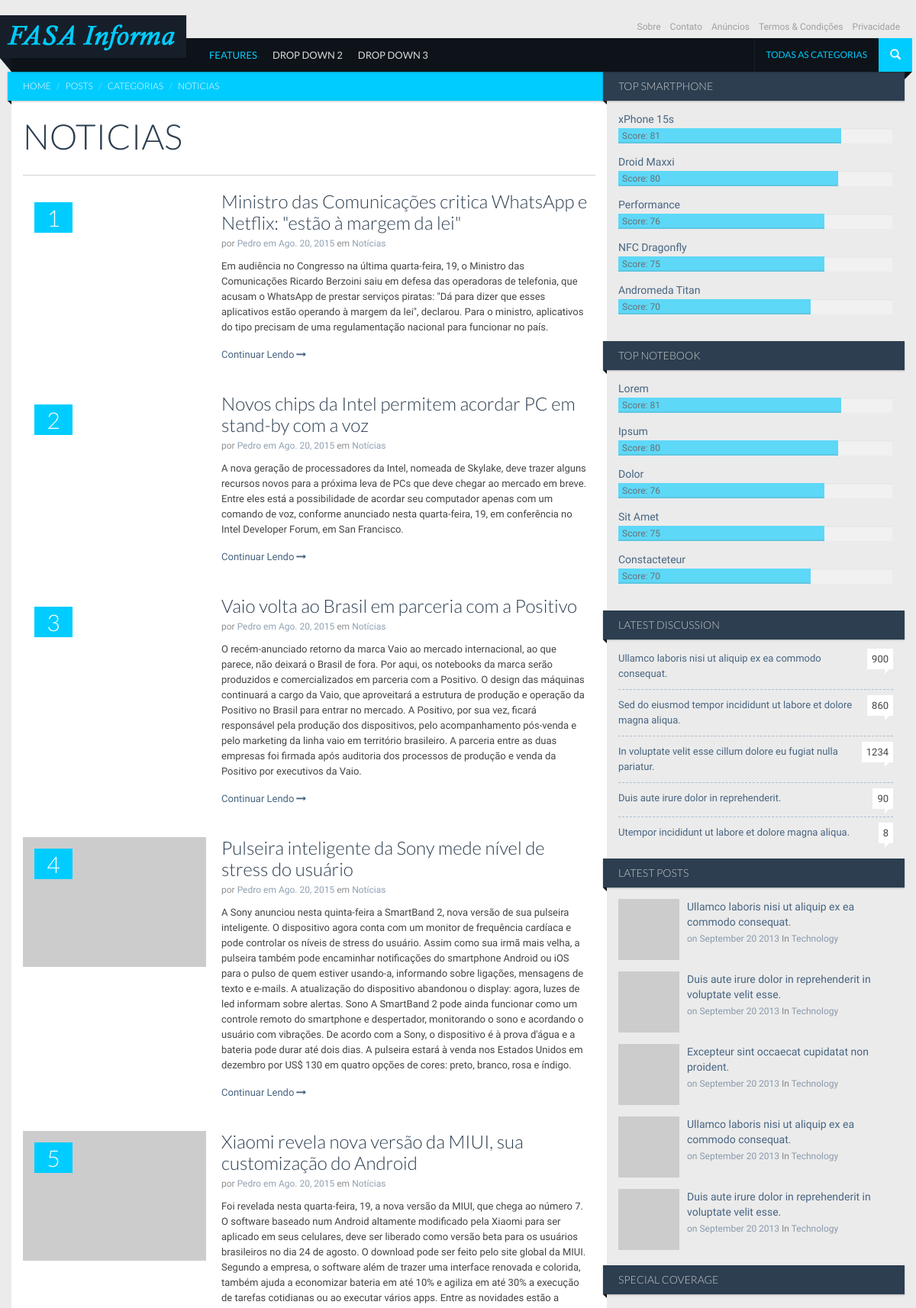
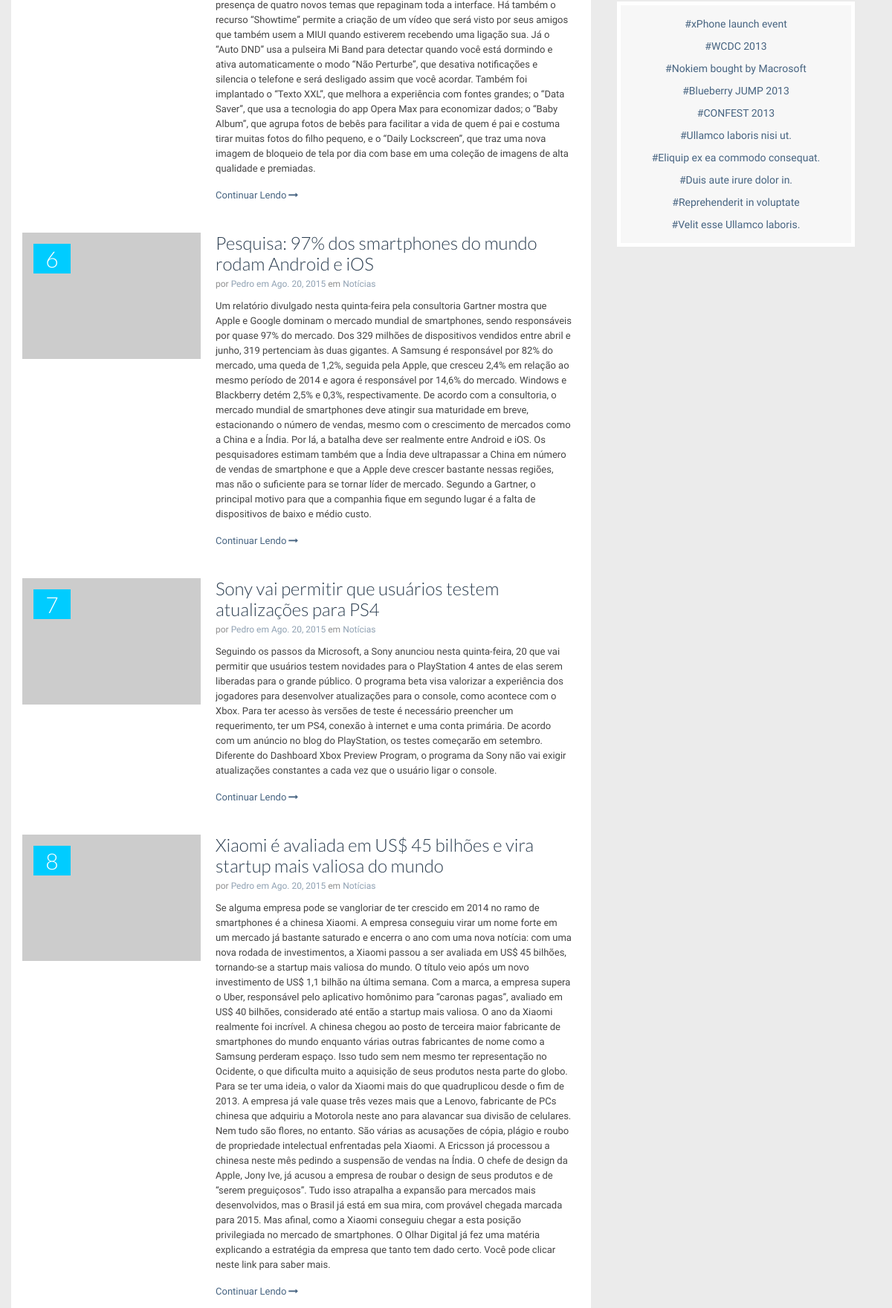
Page /posts/category/noticias/ (upper part) on the committed database (2 pictures, top to bottom).
### posts/models.py (models this page shows, shortened)
class Categories(models.Model):
	name  = models.SlugField(blank=True)
	label = models.CharField(max_length=50)
	def __str__(self):
		return self.label

class Posts(models.Model):
	title 	           = models.CharField(max_length=100, null=False, blank=False)
	image_link         = models.CharField(max_length=200)
	short_description  = models.TextField(max_length=10000)
	content            = RichTextField()
	author             = models.ForeignKey(User)
	tags               = models.ManyToManyField('Tags')
	category           = models.ForeignKey('Categories')
	pub_date           = models.DateField()
	pub_hour           = models.TimeField()
	is_active          = models.BooleanField(default=True)
	slug               = models.SlugField(blank=True)

### posts/views.py (the view)
# urls.py: url(r'^category/([\w-]+)/$', PostsCategoryList.as_view(), name='posts_category_list'),
class PostsCategoryList(ListView):
	template_name = 'posts/posts_category_list.html'
	context_object_name = 'posts'
	def get_queryset(self):
		self.category = get_object_or_404(Categories, name=self.args[0])
		return Posts.objects.filter(category=self.category)
	def get_context_data(self, **kwargs):
	    context = super(PostsCategoryList, self).get_context_data(**kwargs)
	    self.category = get_object_or_404(Categories, name=self.args[0])
	    context['category'] = self.category
	    return context

### posts/templates/posts/posts_category_list.html (shortened to what this page needs)
{% extends "homesite/base.html" %}
	{% block content %}
		<div id="main" class="container">
			<div id="content" class="content section row">
				<div class="col-md-8 bg-base col-lg-8 col-xl-9">
					<div class="ribbon ribbon-highlight">
						<ol class="breadcrumb ribbon-inner">
							<li><a href="#">Home</a></li>
							<li><a href="#">Posts</a></li>
							<li><a href="#">Categorias</a></li>
							<li class="active">{{ category.name }}</li>
						</ol>
					</div>
					<header class="page-header">
						<h2 class="page-title">
							{{ category.name|upper }}
						</h2>
					</header>
					<div class="entries">
						{% for post in posts %}
							<article class="entry style-media media type-post">
								<div class="style-review-score">{{ post.id }}</div>
								<figure class="media-object pull-left entry-thumbnail">
									<img src="../img/placeholder.gif" data-src="{{ post.image_link }}" data-src-retina="{{ post.image_link }}" width="230" height="230" class="" alt="">
								</figure>
								<div class="media-body">
									<header class="entry-header">
										<h3 class="entry-title">
											<a href="{% url 'post_detail' post.slug %}" rel="bookmark">{{ post.title }}</a>
										</h3>
										<div class="entry-meta">
											<span class="author">por <a href="blog.html">{{ post.author }}</a></span>
											<span class="entry-date"><a href="blog.html">em <time datetime="2013-07-04T23:26:34+00:00">{{ post.pub_date }}</time></a></span>
											<span class="category">em <a href="{% url 'posts_category_list' post.category %}">{{ post.category }}</a></span>
										</div>
									</header>
									<p>
										{{ post.short_description }}
										<a href="{% url 'post_detail' post.slug %}" class="more-link">Continuar Lendo<i class="icon icon-long-arrow-right"></i></a>
									</p>
								</div>
							</article>
						{% endfor %}
					</div>
				</div>
				<div class="sidebar col-md-4 col-lg-4 col-xl-3">
					<aside class="widget">
						<h2 class="widget-title ribbon"><span>Top Smartphone</span></h2>
						<ul class="entries">
							<li class="entry style-score-widget">
								<div class="score-label entry-title"><a href="single-full.html">xPhone 15s</a></div>
								<div class="progress">
									<div class="progress-bar" role="progressbar" aria-valuenow="60" aria-valuemin="0" aria-valuemax="100" style="width: 81%;">
										<span>Score:&nbsp;81</span>
									</div>
								</div>
							</li>
							<li class="entry style-score-widget">
								<div class="score-label entry-title"><a href="single-full.html">Droid Maxxi</a></div>
								<div class="progress">
									<div class="progress-bar" role="progressbar" aria-valuenow="60" aria-valuemin="0" aria-valuemax="100" style="width: 80%;">
										<span>Score:&nbsp;80</span>
									</div>
								</div>
							</li>
							<li class="entry style-score-widget">
								<div class="score-label entry-title"><a href="single-full.html">Performance</a></div>
								<div class="progress">
									<div class="progress-bar" role="progressbar" aria-valuenow="60" aria-valuemin="0" aria-valuemax="100" style="width: 75%;">
										<span>Score:&nbsp;76</span>
									</div>
								</div>
							</li>
							<li class="entry style-score-widget">
								<div class="score-label entry-title"><a href="single-full.html">NFC Dragonfly</a></div>
								<div class="progress">
									<div class="progress-bar" role="progressbar" aria-valuenow="60" aria-valuemin="0" aria-valuemax="100" style="width: 75%;">
										<span>Score:&nbsp;75</span>
									</div>
								</div>
							</li>
							<li class="entry style-score-widget">
								<div class="score-label entry-title"><a href="single-full.html">Andromeda Titan</a></div>
								<div class="progress">
									<div class="progress-bar" role="progressbar" aria-valuenow="60" aria-valuemin="0" aria-valuemax="100" style="width: 70%;">
										<span>Score:&nbsp;70</span>
									</div>
								</div>
							</li>
						</ul>
					</aside>
					<aside class="widget">
						<h2 class="widget-title ribbon"><span>Top Notebook</span></h2>
						<ul class="entries">
							<li class="entry style-score-widget">
								<div class="score-label entry-title"><a href="single-full.html">Lorem</a></div>
								<div class="progress">
									<div class="progress-bar" role="progressbar" aria-valuenow="60" aria-valuemin="0" aria-valuemax="100" style="width: 81%;">
										<span>Score:&nbsp;81</span>
									</div>
								</div>
							</li>
							<li class="entry style-score-widget">
								<div class="score-label entry-title"><a href="single-full.html">Ipsum</a></div>
								<div class="progress">
									<div class="progress-bar" role="progressbar" aria-valuenow="60" aria-valuemin="0" aria-valuemax="100" style="width: 80%;">
										<span>Score:&nbsp;80</span>
									</div>
								</div>
							</li>
							<li class="entry style-score-widget">
								<div class="score-label entry-title"><a href="single-full.html">Dolor</a></div>
								<div class="progress">
									<div class="progress-bar" role="progressbar" aria-valuenow="60" aria-valuemin="0" aria-valuemax="100" style="width: 75%;">
										<span>Score:&nbsp;76</span>
									</div>
								</div>
							</li>
							<li class="entry style-score-widget">
								<div class="score-label entry-title"><a href="single-full.html">Sit Amet</a></div>
								<div class="progress">
									<div class="progress-bar" role="progressbar" aria-valuenow="60" aria-valuemin="0" aria-valuemax="100" style="width: 75%;">
										<span>Score:&nbsp;75</span>
									</div>
								</div>
							</li>
							<li class="entry style-score-widget">
								<div class="score-label entry-title"><a href="single-full.html">Constacteteur</a></div>
								<div class="progress">
									<div class="progress-bar" role="progressbar" aria-valuenow="60" aria-valuemin="0" aria-valuemax="100" style="width: 70%;">
										<span>Score:&nbsp;70</span>
									</div>
								</div>
							</li>
						</ul>
					</aside>
					<aside class="widget">
						<h3 class="widget-title ribbon"><span>Latest Discussion</span></h3>
						<ul class="entries">
							<li class="entry style-recent-list type-post">
								<span class="comments-count-balloon">900</span>
								<a href="single.html" rel="bookmark" class="entry-title">Ullamco laboris nisi ut aliquip ex ea commodo consequat.</a>
							</li>
							<li class="entry style-recent-list type-post">
								<span class="comments-count-balloon">860</span>
								<a href="single.html" rel="bookmark" class="entry-title">Sed do eiusmod tempor incididunt ut labore et dolore magna aliqua.</a>
							</li>
							<li class="entry style-recent-list type-post">
								<span class="comments-count-balloon">1234</span>
								<a href="single.html" rel="bookmark" class="entry-title">In voluptate velit esse cillum dolore eu fugiat nulla pariatur.</a>
							</li>
							<li class="entry style-recent-list type-post">
								<span class="comments-count-balloon">90</span>
								<a href="single.html" rel="bookmark" class="entry-title">Duis aute irure dolor in reprehenderit.</a>
							</li>
							<li class="entry style-recent-list type-post">
								<span class="comments-count-balloon">8</span>
								<a href="single.html" rel="bookmark" class="entry-title">Utempor incididunt ut labore et dolore magna aliqua.</a>
							</li>
						</ul>
					</aside>
					<aside class="widget">
						<h2 class="widget-title ribbon"><span>Latest Posts</span></h2>
						<div class="entries row">
							<article class="type-post style-media-list media col-sm-6 col-md-12">
								<img src="../img/placeholder.gif" data-src="../uploads/80x80_1.jpg" data-src-retina="../uploads/160x160_2.jpg" width="80" height="80" class="media-object pull-left" alt="">
								<div class="media-body">
									<h3  class="entry-title">
										<a href="single.html" rel="bookmark">Ullamco laboris nisi ut aliquip ex ea commodo consequat.</a>
									</h3>
									<div class="entry-meta">
										<span class="entry-date"><a href="blog.html">on <time datetime="2013-07-04T23:26:34+00:00">September 20 2013</time></a></span>
										<span class="category">In <a href="blog.html">Technology</a></span>
									</div>
								</div>
							</article>
							<article class="type-post style-media-list media col-sm-6 col-md-12">
								<img src="../img/placeholder.gif" data-src="../uploads/80x80_2.jpg" data-src-retina="../uploads/160x160_2.jpg" width="80" height="80" class="media-object pull-left" alt="">
								<div class="media-body">
									<h3  class="entry-title">
										<a href="single.html" rel="bookmark">Duis aute irure dolor in reprehenderit in voluptate velit esse.</a>
									</h3>
									<div class="entry-meta">
										<span class="entry-date"><a href="blog.html">on <time datetime="2013-07-04T23:26:34+00:00">September 20 2013</time></a></span>
										<span class="category">In <a href="blog.html">Technology</a></span>
									</div>
								</div>
							</article>
							<article class="type-post style-media-list media col-sm-6 col-md-12">
								<img src="../img/placeholder.gif" data-src="../uploads/80x80_3.jpg" data-src-retina="../uploads/160x160_2.jpg" width="80" height="80" class="media-object pull-left" alt="">
								<div class="media-body">
									<h3  class="entry-title">
										<a href="single.html" rel="bookmark">Excepteur sint occaecat cupidatat non proident.</a>
									</h3>
									<div class="entry-meta">
										<span class="entry-date"><a href="blog.html">on <time datetime="2013-07-04T23:26:34+00:00">September 20 2013</time></a></span>
										<span class="category">In <a href="blog.html">Technology</a></span>
									</div>
								</div>
							</article>
							<article class="type-post style-media-list media col-sm-6 col-md-12">
								<img src="../img/placeholder.gif" data-src="../uploads/80x80_4.jpg" data-src-retina="../uploads/160x160_2.jpg" width="80" height="80" class="media-object pull-left" alt="">
								<div class="media-body">
									<h3  class="entry-title">
										<a href="single.html" rel="bookmark">Ullamco laboris nisi ut aliquip ex ea commodo consequat.</a>
									</h3>
									<div class="entry-meta">
										<span class="entry-date"><a href="blog.html">on <time datetime="2013-07-04T23:26:34+00:00">September 20 2013</time></a></span>
										<span class="category">In <a href="blog.html">Technology</a></span>
									</div>
								</div>
							</article>
							<article class="type-post style-media-list media col-sm-6 col-md-12">
								<img src="../img/placeholder.gif" data-src="../uploads/80x80_5.jpg" data-src-retina="../uploads/160x160_2.jpg" width="80" height="80" class="media-object pull-left" alt="">
								<div class="media-body">
									<h3  class="entry-title">
										<a href="single.html" rel="bookmark">Duis aute irure dolor in reprehenderit in voluptate velit esse.</a>
									</h3>
									<div class="entry-meta">
										<span class="entry-date"><a href="blog.html">on <time datetime="2013-07-04T23:26:34+00:00">September 20 2013</time></a></span>
										<span class="category">In <a href="blog.html">Technology</a></span>
									</div>
								</div>
							</article>
						</div>
					</aside>
					<aside class="widget">
						<h3 class="widget-title ribbon"><span>Special Coverage</span></h3>
						<ul class="entries coverageList aligncenter">
							<li><a href="blog.html">#xPhone launch event</a></li>
							<li><a href="blog.html">#WCDC 2013</a></li>
							<li><a href="blog.html">#Nokiem bought by Macrosoft</a></li>
							<li><a href="blog.html">#Blueberry JUMP 2013</a></li>
							<li><a href="blog.html">#CONFEST 2013</a></li>
							<li><a href="blog.html">#Ullamco laboris nisi ut. </a></li>
							<li><a href="blog.html">#Eliquip ex ea commodo consequat.</a></li>
							<li><a href="blog.html">#Duis aute irure dolor in.</a></li>
							<li><a href="blog.html">#Reprehenderit in voluptate</a></li>
							<li><a href="blog.html">#Velit esse Ullamco laboris.</a></li>
						</ul>
					</aside>
				</div>
			</div>
		</div>
	{% endblock content %}

### homesite/templates/homesite/base.html (shortened to what this page needs)
<!DOCTYPE html>
<html class="no-js' %}">
	<head>
		{% load staticfiles %}
		<link rel="stylesheet" href="{% static 'vendor/bootstrap/css/bootstrap.min.css' %}">
		<link rel="stylesheet" href="{% static 'vendor/font-awesome/css/font-awesome.min.css' %}">
		<link rel="stylesheet" href="{% static 'vendor/prettyPhoto/css/prettyPhoto.css' %}">
		<link rel="stylesheet" href="{% static 'css/base.css' %}">
		<link rel="stylesheet" href="{% static 'css/components.css' %}">
		<link rel="stylesheet" href="{% static 'colorschemes/default.css' %}">
	</head>
	<body>
		<nav id="header" class="header-navbar" role="navigation">
			<div class="header-navbar-inner container">
				<div id="brand" class="navbar-brand">
					<a href="{% url 'home' %}" rel="bookmark">
						<img src="{% static 'img/logo.png' %}" data-src="{% static 'img/logo2.png' %}" data-src-retina="{% static 'img/logo2.png' %}" width="244" height="56" alt="">
					</a>
				</div>
				<ul class="nav nav-pages hidden-xs">
					<li><a href="#">Sobre</a></li>
					<li><a href="#">Contato</a></li>
					<li><a href="#">Anúncios </a></li>
					<li><a href="#">Termos &amp; Condições</a></li>
					<li><a href="#">Privacidade</a></li>
				</ul>
				<ul class="nav nav-icons">
					<li>
						<a href="#" class="btn-icon" data-toggle=".header-navbar-inner" data-toggle-class="search-toggled-in">
							<span class="search-toggled-out-icon glyphicon glyphicon-search"></span>
						</a>
					</li>
				</ul>
				<ul class="nav navbar-nav">
					<li class="nav-all pull-right full-subnav-wrapper">
						<a href="#" data-toggle="li">
							<span class="text">Todas as categorias</span>
						</a>
					</li>
					<li class="active">
						<a href="#" data-toggle="li">Features</a>
					</li>
					<li class="full-subnav-wrapper">
						<a href="#" data-toggle="li">Drop Down 2</a>
					</li>
					<li>
						<a href="#" data-toggle="li">Drop Down 3</a>
					</li>
				</ul>
			</div>
		</nav>
		{% block content %}
		{% endblock content %}
	</body>
</html>

### rows in the picture
Categories: name "NOTICIAS"
Posts: id "1", title "Ministro das Comunicações critica WhatsApp e Netflix: \"estão à margem da lei\"", author "Pedro", pub_date "Ago. 20, 2015", category "Notícias", short_description "Em audiência no Congresso na última quarta-feira, 19, o Ministro das Comunicações Ricardo Berzoini saiu em defesa das operadoras de telefonia, que acusam o WhatsApp de prestar serviços piratas: \"Dá para dizer que esses aplicativos estão operando à margem da lei\", declarou. Para o ministro, aplicativos do tipo precisam de uma regulamentação nacional para funcionar no país."
Posts: id "2", title "Novos chips da Intel permitem acordar PC em stand-by com a voz", author "Pedro", pub_date "Ago. 20, 2015", category "Notícias", short_description "A nova geração de processadores da Intel, nomeada de Skylake, deve trazer alguns recursos novos para a próxima leva de PCs que deve chegar ao mercado em breve. Entre eles está a possibilidade de acordar seu computador apenas com um comando de voz, conforme anunciado nesta quarta-feira, 19, em conferência no Intel Developer Forum, em San Francisco."
Posts: id "3", title "Vaio volta ao Brasil em parceria com a Positivo", author "Pedro", pub_date "Ago. 20, 2015", category "Notícias", short_description "O recém-anunciado retorno da marca Vaio ao mercado internacional, ao que parece, não deixará o Brasil de fora. Por aqui, os notebooks da marca serão produzidos e comercializados em parceria com a Positivo. O design das máquinas continuará a cargo da Vaio, que aproveitará a estrutura de produção e operação da Positivo no Brasil para entrar no mercado. A Positivo, por sua vez, ficará responsável pela produção dos dispositivos, pelo acompanhamento pós-venda e pelo marketing da linha vaio em território brasileiro. A parceria entre as duas empresas foi firmada após auditoria dos processos de produção e venda da Positivo por executivos da Vaio."
Posts: id "4", title "Pulseira inteligente da Sony mede nível de stress do usuário", author "Pedro", pub_date "Ago. 20, 2015", category "Notícias", short_description "A Sony anunciou nesta quinta-feira a SmartBand 2, nova versão de sua pulseira inteligente. O dispositivo agora conta com um monitor de frequência cardíaca e pode controlar os níveis de stress do usuário. Assim como sua irmã mais velha, a pulseira também pode encaminhar notificações do smartphone Android ou iOS para o pulso de quem estiver usando-a, informando sobre ligações, mensagens de texto e e-mails. A atualização do dispositivo abandonou o display: agora, luzes de led informam sobre alertas. Sono A SmartBand 2 pode ainda funcionar como um controle remoto do smartphone e despertador, monitorando o sono e acordando o usuário com vibrações. De acordo com a Sony, o dispositivo é à prova…"
Posts: id "5", title "Xiaomi revela nova versão da MIUI, sua customização do Android", author "Pedro", pub_date "Ago. 20, 2015", category "Notícias", short_description "Foi revelada nesta quarta-feira, 19, a nova versão da MIUI, que chega ao número 7. O software baseado num Android altamente modificado pela Xiaomi para ser aplicado em seus celulares, deve ser liberado como versão beta para os usuários brasileiros no dia 24 de agosto. O download pode ser feito pelo site global da MIUI. Segundo a empresa, o software além de trazer uma interface renovada e colorida, também ajuda a economizar bateria em até 10% e agiliza em até 30% a execução de tarefas cotidianas ou ao executar vários apps. Entre as novidades estão a presença de quatro novos temas que repaginam toda a interface. Há também o recurso “Showtime” permite a criação de um vídeo que será visto por…"
Posts: id "6", title "Pesquisa: 97% dos smartphones do mundo rodam Android e iOS", author "Pedro", pub_date "Ago. 20, 2015", category "Notícias", short_description "Um relatório divulgado nesta quinta-feira pela consultoria Gartner mostra que Apple e Google dominam o mercado mundial de smartphones, sendo responsáveis por quase 97% do mercado. Dos 329 milhões de dispositivos vendidos entre abril e junho, 319 pertenciam às duas gigantes. A Samsung é responsável por 82% do mercado, uma queda de 1,2%, seguida pela Apple, que cresceu 2,4% em relação ao mesmo período de 2014 e agora é responsável por 14,6% do mercado. Windows e Blackberry detém 2,5% e 0,3%, respectivamente. De acordo com a consultoria, o mercado mundial de smartphones deve atingir sua maturidade em breve, estacionando o número de vendas, mesmo com o crescimento de mercados como a China e a…"
Posts: id "7", title "Sony vai permitir que usuários testem atualizações para PS4", author "Pedro", pub_date "Ago. 20, 2015", category "Notícias", short_description "Seguindo os passos da Microsoft, a Sony anunciou nesta quinta-feira, 20 que vai permitir que usuários testem novidades para o PlayStation 4 antes de elas serem liberadas para o grande público. O programa beta visa valorizar a experiência dos jogadores para desenvolver atualizações para o console, como acontece com o Xbox. Para ter acesso às versões de teste é necessário preencher um requerimento, ter um PS4, conexão à internet e uma conta primária. De acordo com um anúncio no blog do PlayStation, os testes começarão em setembro. Diferente do Dashboard Xbox Preview Program, o programa da Sony não vai exigir atualizações constantes a cada vez que o usuário ligar o console."
Posts: id "8", title "Xiaomi é avaliada em US$ 45 bilhões e vira startup mais valiosa do mundo", author "Pedro", pub_date "Ago. 20, 2015", category "Notícias", short_description "Se alguma empresa pode se vangloriar de ter crescido em 2014 no ramo de smartphones é a chinesa Xiaomi. A empresa conseguiu virar um nome forte em um mercado já bastante saturado e encerra o ano com uma nova notícia: com uma nova rodada de investimentos, a Xiaomi passou a ser avaliada em US$ 45 bilhões, tornando-se a startup mais valiosa do mundo. O título veio após um novo investimento de US$ 1,1 bilhão na última semana. Com a marca, a empresa supera o Uber, responsável pelo aplicativo homônimo para “caronas pagas”, avaliado em US$ 40 bilhões, considerado até então a startup mais valiosa. O ano da Xiaomi realmente foi incrível. A chinesa chegou ao posto de terceira maior fabricante de…"
